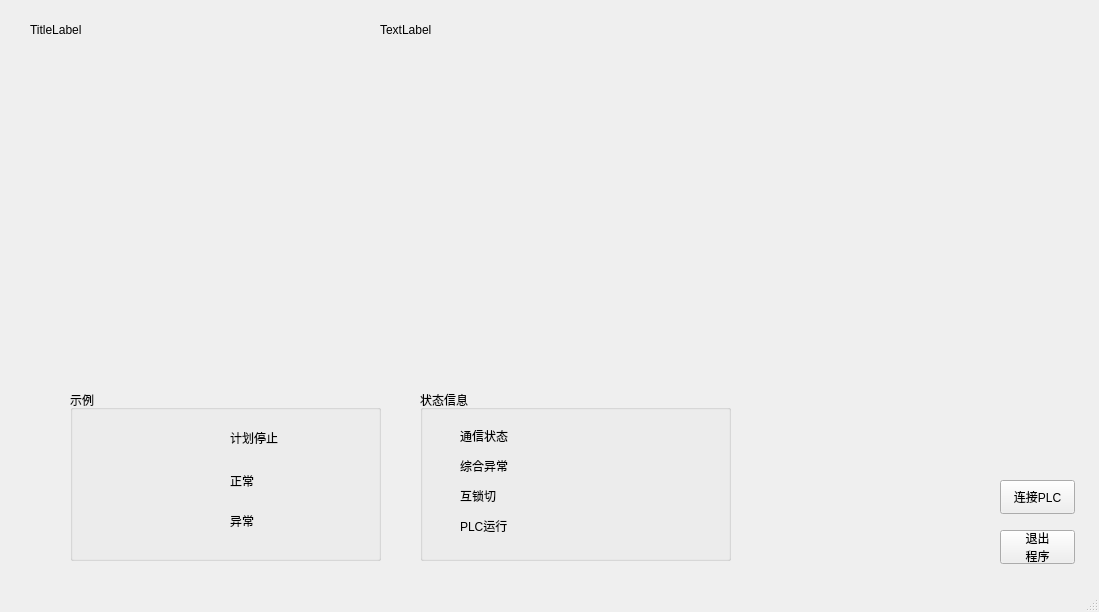
<?xml version="1.0" encoding="UTF-8"?>
<ui version="4.0">
 <class>MainWindow</class>
 <widget class="QMainWindow" name="MainWindow">
  <property name="geometry">
   <rect>
    <x>0</x>
    <y>0</y>
    <width>1099</width>
    <height>612</height>
   </rect>
  </property>
  <property name="windowTitle">
   <string>MainWindow</string>
  </property>
  <widget class="QWidget" name="centralwidget">
   <widget class="QPushButton" name="exitBtn">
    <property name="geometry">
     <rect>
      <x>1000</x>
      <y>530</y>
      <width>75</width>
      <height>34</height>
     </rect>
    </property>
    <property name="text">
     <string>退出
程序</string>
    </property>
   </widget>
   <widget class="QLabel" name="TitleLabel">
    <property name="geometry">
     <rect>
      <x>30</x>
      <y>0</y>
      <width>387</width>
      <height>59</height>
     </rect>
    </property>
    <property name="whatsThis">
     <string>style1</string>
    </property>
    <property name="frameShape">
     <enum>QFrame::NoFrame</enum>
    </property>
    <property name="frameShadow">
     <enum>QFrame::Plain</enum>
    </property>
    <property name="text">
     <string>TitleLabel</string>
    </property>
   </widget>
   <widget class="QLabel" name="TimeLabel">
    <property name="geometry">
     <rect>
      <x>380</x>
      <y>0</y>
      <width>779</width>
      <height>59</height>
     </rect>
    </property>
    <property name="whatsThis">
     <string>style2</string>
    </property>
    <property name="frameShape">
     <enum>QFrame::NoFrame</enum>
    </property>
    <property name="frameShadow">
     <enum>QFrame::Plain</enum>
    </property>
    <property name="text">
     <string>TextLabel</string>
    </property>
   </widget>
   <widget class="QPushButton" name="connectPLCBtn">
    <property name="geometry">
     <rect>
      <x>1000</x>
      <y>480</y>
      <width>75</width>
      <height>34</height>
     </rect>
    </property>
    <property name="text">
     <string>连接PLC</string>
    </property>
   </widget>
   <widget class="QGroupBox" name="exampleGrp">
    <property name="geometry">
     <rect>
      <x>70</x>
      <y>390</y>
      <width>311</width>
      <height>171</height>
     </rect>
    </property>
    <property name="title">
     <string>示例</string>
    </property>
    <widget class="QLabel" name="stopStripExamp">
     <property name="geometry">
      <rect>
       <x>40</x>
       <y>40</y>
       <width>54</width>
       <height>12</height>
      </rect>
     </property>
     <property name="whatsThis">
      <string>style4</string>
     </property>
     <property name="text">
      <string/>
     </property>
    </widget>
    <widget class="QLabel" name="normalStripExamp">
     <property name="geometry">
      <rect>
       <x>40</x>
       <y>80</y>
       <width>54</width>
       <height>12</height>
      </rect>
     </property>
     <property name="whatsThis">
      <string>style5</string>
     </property>
     <property name="text">
      <string/>
     </property>
    </widget>
    <widget class="QLabel" name="errStripExamp">
     <property name="geometry">
      <rect>
       <x>40</x>
       <y>120</y>
       <width>54</width>
       <height>12</height>
      </rect>
     </property>
     <property name="whatsThis">
      <string>style6</string>
     </property>
     <property name="text">
      <string/>
     </property>
    </widget>
    <widget class="QLabel" name="stopTxt">
     <property name="geometry">
      <rect>
       <x>160</x>
       <y>40</y>
       <width>81</width>
       <height>16</height>
      </rect>
     </property>
     <property name="whatsThis">
      <string>style7</string>
     </property>
     <property name="text">
      <string>计划停止</string>
     </property>
    </widget>
    <widget class="QLabel" name="normalTxt">
     <property name="geometry">
      <rect>
       <x>160</x>
       <y>80</y>
       <width>91</width>
       <height>21</height>
      </rect>
     </property>
     <property name="whatsThis">
      <string>style7</string>
     </property>
     <property name="text">
      <string>正常</string>
     </property>
    </widget>
    <widget class="QLabel" name="errTxt">
     <property name="geometry">
      <rect>
       <x>160</x>
       <y>120</y>
       <width>71</width>
       <height>21</height>
      </rect>
     </property>
     <property name="whatsThis">
      <string>style7</string>
     </property>
     <property name="text">
      <string>异常</string>
     </property>
    </widget>
   </widget>
   <widget class="QGroupBox" name="StateGrp">
    <property name="geometry">
     <rect>
      <x>420</x>
      <y>390</y>
      <width>311</width>
      <height>171</height>
     </rect>
    </property>
    <property name="title">
     <string>状态信息</string>
    </property>
    <widget class="QLabel" name="commStateTxt">
     <property name="geometry">
      <rect>
       <x>40</x>
       <y>40</y>
       <width>54</width>
       <height>12</height>
      </rect>
     </property>
     <property name="statusTip">
      <string/>
     </property>
     <property name="whatsThis">
      <string>style8</string>
     </property>
     <property name="text">
      <string>通信状态</string>
     </property>
    </widget>
    <widget class="QLabel" name="allErrTxt">
     <property name="geometry">
      <rect>
       <x>40</x>
       <y>70</y>
       <width>54</width>
       <height>12</height>
      </rect>
     </property>
     <property name="statusTip">
      <string/>
     </property>
     <property name="whatsThis">
      <string>style8</string>
     </property>
     <property name="text">
      <string>综合异常</string>
     </property>
    </widget>
    <widget class="QLabel" name="lockStateTxt">
     <property name="geometry">
      <rect>
       <x>40</x>
       <y>100</y>
       <width>54</width>
       <height>12</height>
      </rect>
     </property>
     <property name="statusTip">
      <string/>
     </property>
     <property name="whatsThis">
      <string>style8</string>
     </property>
     <property name="text">
      <string>互锁切</string>
     </property>
    </widget>
    <widget class="QLabel" name="PLCRunTxt">
     <property name="geometry">
      <rect>
       <x>40</x>
       <y>130</y>
       <width>54</width>
       <height>12</height>
      </rect>
     </property>
     <property name="statusTip">
      <string/>
     </property>
     <property name="whatsThis">
      <string>style8</string>
     </property>
     <property name="text">
      <string>PLC运行</string>
     </property>
    </widget>
   </widget>
  </widget>
  <widget class="QMenuBar" name="menubar">
   <property name="geometry">
    <rect>
     <x>0</x>
     <y>0</y>
     <width>1099</width>
     <height>22</height>
    </rect>
   </property>
  </widget>
  <widget class="QStatusBar" name="statusbar"/>
 </widget>
 <resources/>
 <connections/>
</ui>
